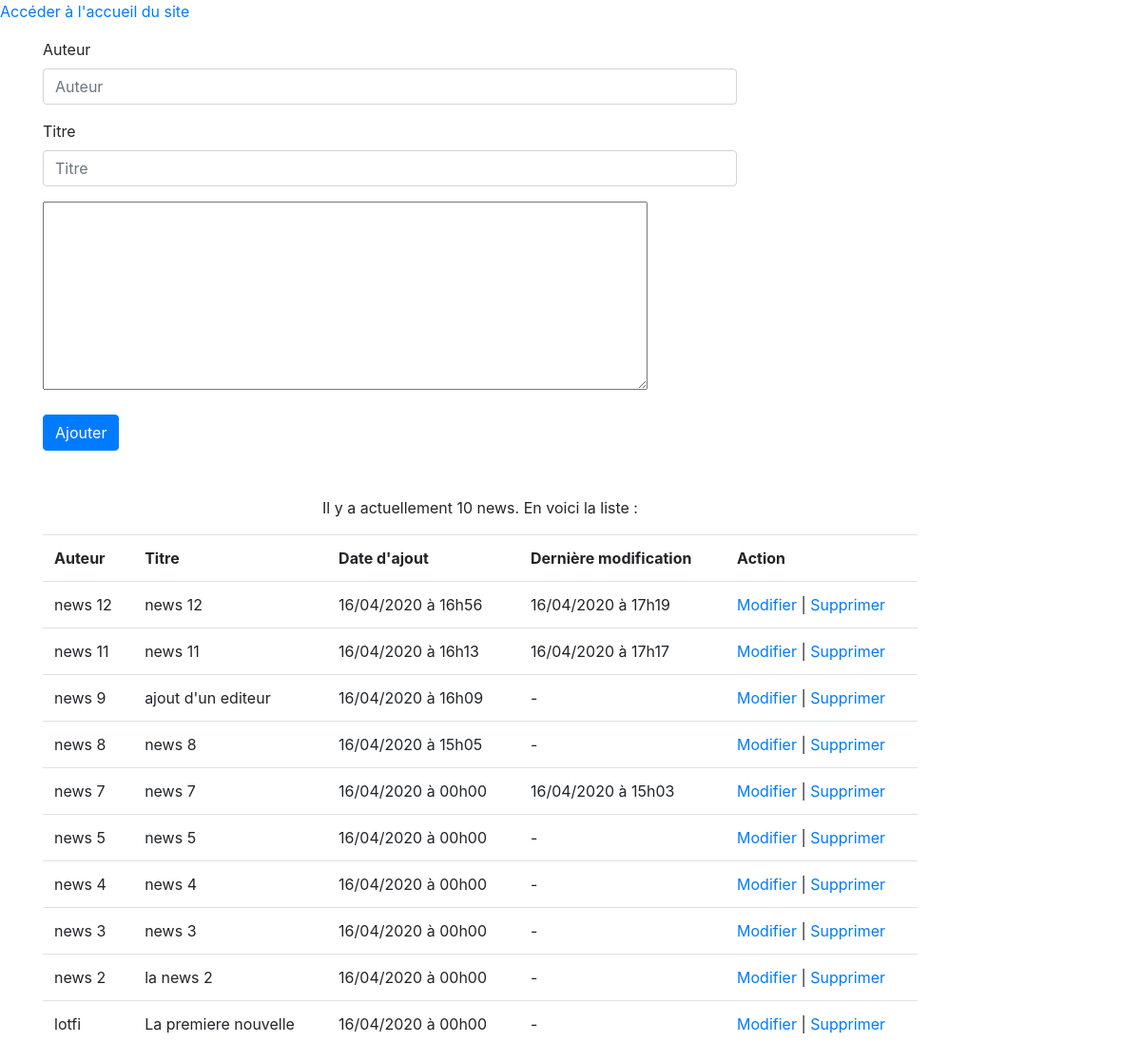
The app's page /admin.php with its own data.
### tables this page shows
CREATE TABLE IF NOT EXISTS `news` (
  `id` smallint(5) UNSIGNED NOT NULL AUTO_INCREMENT,
  `auteur` varchar(30) NOT NULL,
  `titre` varchar(100) NOT NULL,
  `contenu` text NOT NULL,
  `dateAjout` datetime NOT NULL,
  `dateModif` datetime NOT NULL,
  PRIMARY KEY (`id`)
);

### lib/autoload.php (called while the page is built, shortened)
<?php
function autoload($classname)
{
  if (file_exists($file = __DIR__ . '/' . $classname . '.php'))
  {
    require $file;
  }
}

### lib/NewsManagerPDO.php (called while the page is built, shortened)
<?php
class NewsManagerPDO extends NewsManager {
	protected $bdd;
public function __construct(PDO $bdd) {
	$this->bdd = $bdd;
}
public function count()
{
	return $this->bdd->query('SELECT COUNT(*) FROM news')->fetchColumn();
}
 public function getList($debut = -1, $limite = -1)
  {
    $sql = 'SELECT id, auteur, titre, contenu, dateAjout, dateModif FROM news ORDER BY id DESC';
    $requete = $this->bdd->query($sql);
    $requete->setFetchMode(PDO::FETCH_CLASS | PDO::FETCH_PROPS_LATE, 'News');
    $listeNews = $requete->fetchAll();
    return $listeNews;
  }
}

### lib/News.php (called while the page is built, shortened)
<?php
class News
{
  protected $erreurs = [],
            $id,
            $auteur,
            $titre,
            $contenu,
            $dateAjout,
            $dateModif;
  public function setDateAjout(DateTime $dateAjout)
  {
    $this->dateAjout = $dateAjout;
  }
  public function setDateModif(DateTime $dateModif)
  {
    $this->dateModif = $dateModif;
  }
  public function id()
  {
    return $this->id;
  }
  public function auteur()
  {
    return $this->auteur;
  }
  public function titre()
  {
    return $this->titre;
  }
  public function dateAjout()
  {
    return $this->dateAjout;
  }
  public function dateModif()
  {
    return $this->dateModif;
  }
}

### admin.php (the view, shortened to what this page needs)
<?php
require 'lib/autoload.php';
$db = DBFactory::getMysqlConnexionWithPDO();
$manager = new NewsManagerPDO($db);
?>
<!DOCTYPE html>
<html>
<head>
</head>
<link rel="stylesheet" href="css/style.css">
	<link href="https://stackpath.bootstrapcdn.com/bootstrap/4.4.1/css/bootstrap.min.css" rel="stylesheet">
<body>
    <p><a href=".">Accéder à l'accueil du site</a></p>
    <div class="container">
   <div class="row">
 <div class="col-lg-8">
    <form action="admin.php" method="post">
        <div class="form-group">
                   <label for="nom">Auteur</label>
                   <input type="text" class="form-control" name="auteur" value="<?php if (isset($news)) echo $news->auteur(); ?>"
                    placeholder="Auteur">
                 </div>
         <div class="form-group">
                   <label for="nom">Titre</label>
                   <input type="text" class="form-control" name="titre" value="<?php if (isset($news)) echo $news->titre(); ?>"
                    placeholder="Titre">
                 </div>
  	 <textarea id="tiny" rows="8" cols="60" name="contenu"><?php if (isset($news)) echo $news->contenu(); ?></textarea>
<?php
if(isset($news) && !$news->isNew())
{
?>
        <input type="hidden" name="id" value="<?= $news->id() ?>" />
        <input type="submit" value="Modifier" class="btn btn-warning" name="modifier" />
<?php
}
else
{
?>
        <input type="submit" class="btn btn-primary mt-3" value="Ajouter" />
<?php
}
?>
    </form>
    </div>
</div>
<div class="row mt-5">
    <div class="col-lg-10">
    <p style="text-align: center">Il y a actuellement <?= $manager->count() ?> news. En voici la liste :</p>
    <table class="table">
      <tr><th>Auteur</th><th>Titre</th><th>Date d'ajout</th><th>Dernière modification</th><th>Action</th></tr>
<?php
foreach ($manager->getList() as $news)
{
  echo '<tr><td>', $news->auteur(), '</td><td>', $news->titre(), '</td><td>', $news->dateAjout()->format('d/m/Y à H\hi'), '</td><td>', ($news->dateAjout() == $news->dateModif() ? '-' : $news->dateModif()->format('d/m/Y à H\hi')), '</td><td><a href="?modifier=', $news->id(), '">Modifier</a> | <a href="?supprimer=', $news->id(), '">Supprimer</a></td></tr>', "\n";
}
?>
</table>
</div>
</div>
</div>
</body>
</html>

### records on screen
news: auteur "news 12", titre "news 12", format "16/04/2020 à 16h56", format "16/04/2020 à 17h19"
news: auteur "news 11", titre "news 11", format "16/04/2020 à 16h13", format "16/04/2020 à 17h17"
news: auteur "news 9", titre "ajout d'un editeur", format "16/04/2020 à 16h09"
news: auteur "news 8", titre "news 8", format "16/04/2020 à 15h05"
news: auteur "news 7", titre "news 7", format "16/04/2020 à 00h00", format "16/04/2020 à 15h03"
news: auteur "news 5", titre "news 5", format "16/04/2020 à 00h00"
news: auteur "news 4", titre "news 4", format "16/04/2020 à 00h00"
news: auteur "news 3", titre "news 3", format "16/04/2020 à 00h00"
news: auteur "news 2", titre "la news 2", format "16/04/2020 à 00h00"
news: auteur "lotfi", titre "La premiere nouvelle", format "16/04/2020 à 00h00"

### other values on screen
$manager->count() "10"
